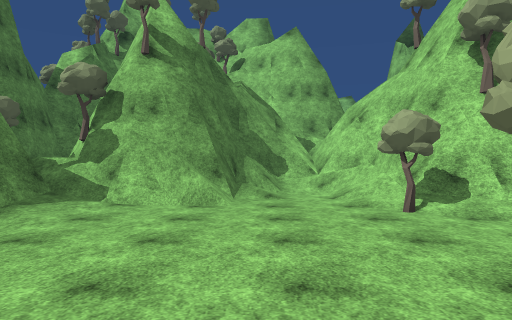
view 1 (above)

21 first-person views from a walk through a scene from a Unity 3-D project. The camera is 1.5 m above the floor, looks level and sees 70° across. The floor is counted in squares, 2 m on a side. Each view is taken from the middle of a square. On the plan, view 1 faces up. The plan holds only what a view shows up to about 11 squares ahead; the rest is blank. The place goes on beyond the plan. The player character is not drawn. Some surface patterns are stand-ins.

view 2
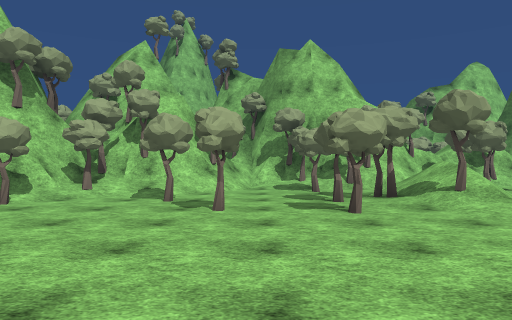

view 3
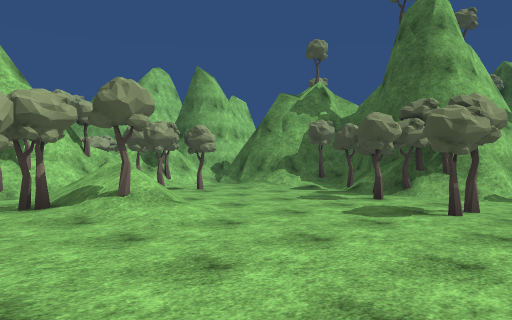

view 4
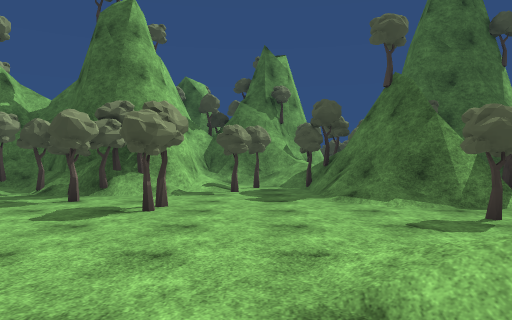

view 5
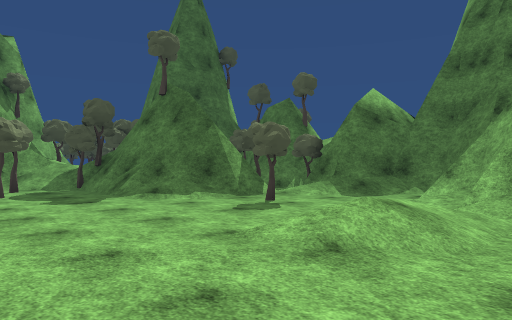

view 6
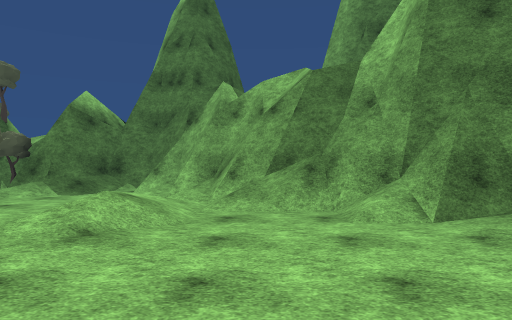

view 7
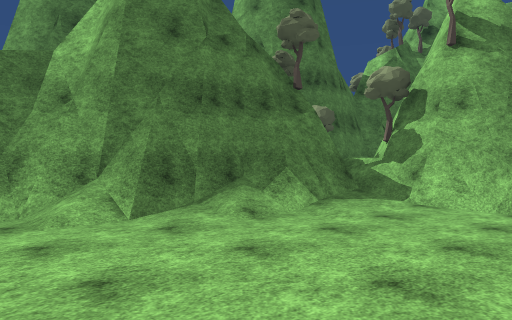

view 8
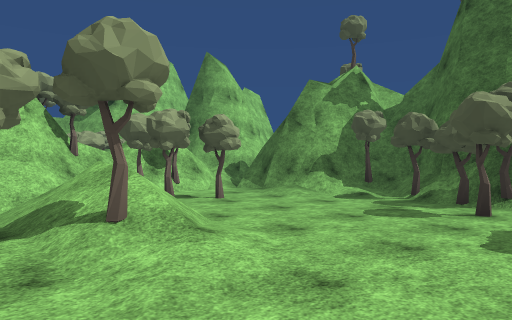

view 9
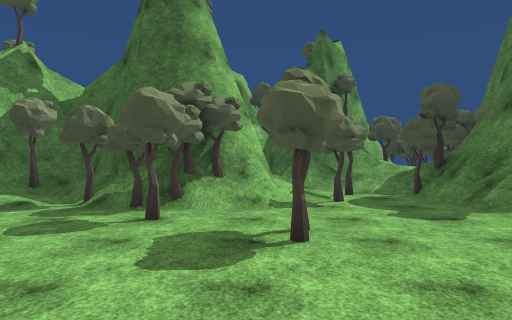

view 10
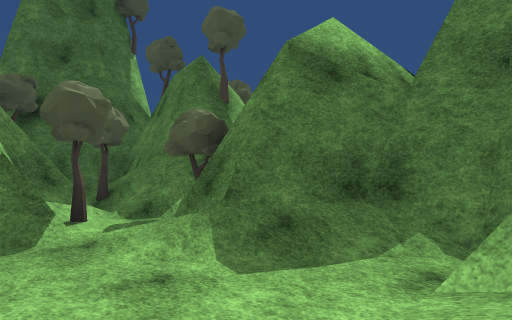

view 11
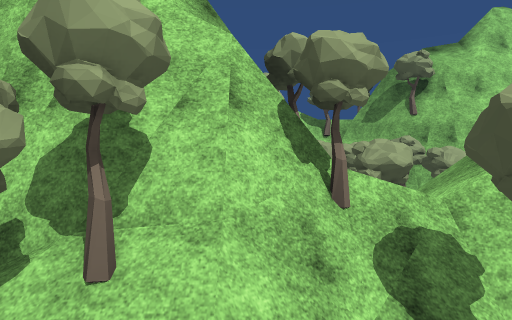

view 12
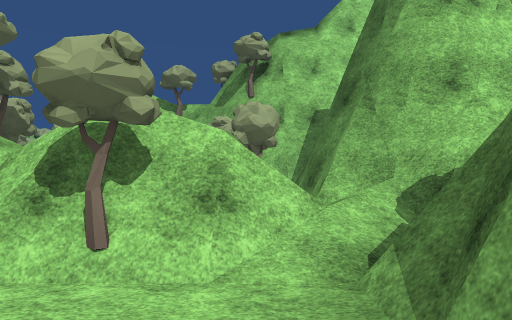

view 13
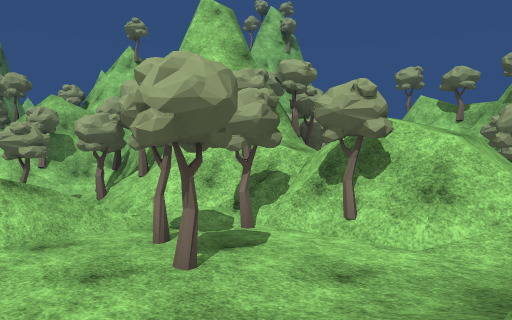

view 14
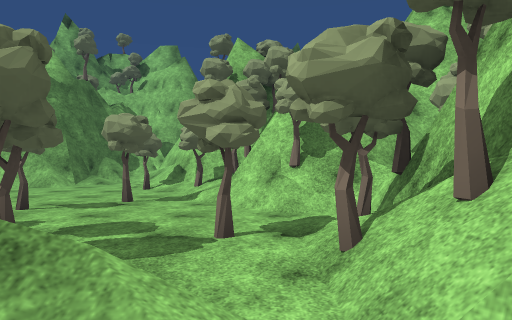

view 15
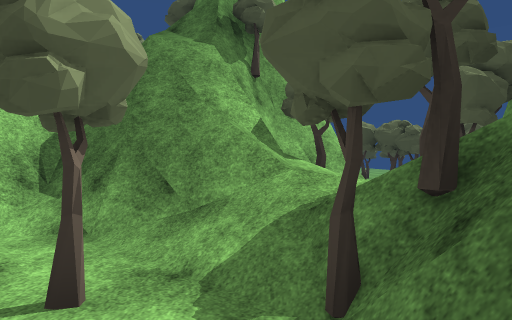

view 16
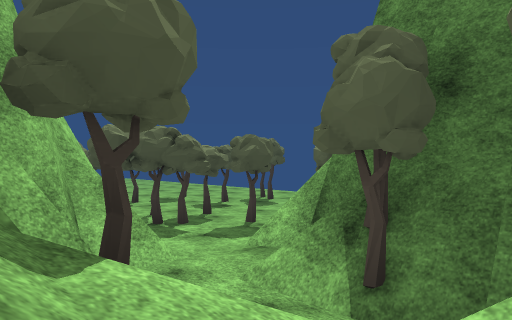

view 17
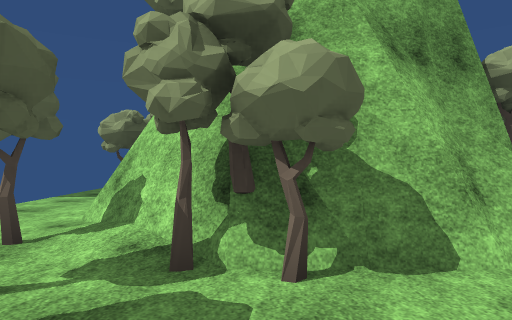

view 18
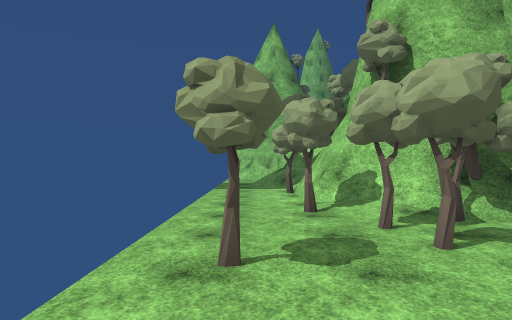

view 19
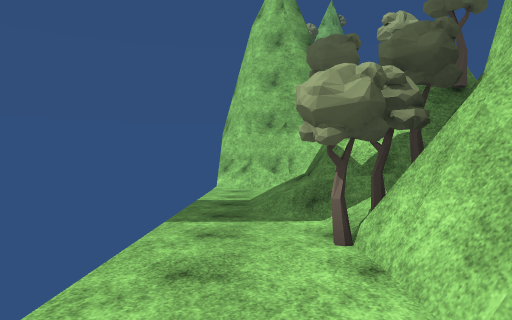

view 20
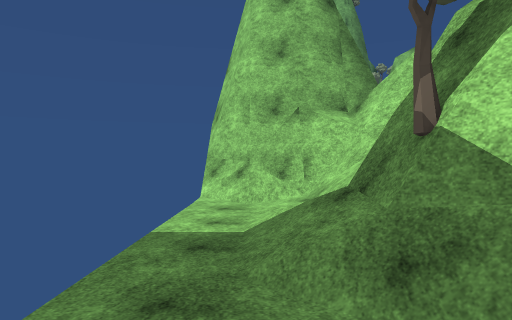

view 21
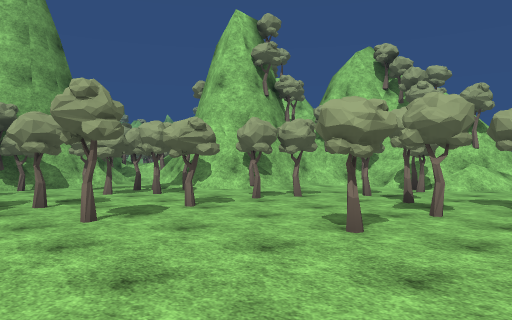

### Floor plan
Key: @ floor where view 1 was taken; # wall or solid block; . floor; / step, stairs or slope; = window, fence, low wall or low ledge; v drop or lower ground; T tree; O other object.
Columns run from 13 left of view 1 to 14 right of it. Each row starts with its distance up from view 1.
  9             #####
  8          ####/./#
  7          ####/./#
  6          #///../##
  5         ##/....T/TT#
  4         ##......./T#
  3        ##/......T/###
  2       ###.....T.../T##
  1       #/.........../#
  0      ##/.....@T.T.TT#
 -1     ##////......T../#
 -2    ##/.///..../TT/.T#
 -3    #/........./////=####
 -4 #####/............./### O  #
 -5 .####/.T....T.....TT# TTT  #
 -6 .//vTT##....T.....T.T    T##
 -7 /##T//##=....T.../..#  TT##
 -8 /T##T####.../TTT/####=####
 -9 //##=####.T/####T#  ###
-10 .T######TTT/#  ###   #
-11 .T   ###T///#
-12 .#   #TT/=###
-13 .##  #//TT###
-14 .T/T##..###
-15 .T#T...##
-16 T.T.TT/##
-17 ....TTT###
-18  T...T..O##
-19 .O.T.....///
-20   .TT.TT...O#
-21   ......T.T###
-22  ......T..T/T#
-23  ...TTT....//#
-24   ......T.
-25  . ..

Where each view was taken, in squares from view 1:
view 1: 0 up, 0 right, facing up
view 2: 1 up, 4 left, facing right
view 3: 0 up, 3 left, facing down-right
view 4: 0 up, 3 left, facing down
view 5: 0 up, 1 left, facing down-left
view 6: 0 up, 0 right, facing left
view 7: 0 up, 0 right, facing up-left
view 8: 1 down, 1 left, facing down-right
view 9: 2 down, 1 left, facing down
view 10: 2 down, 6 left, facing down-left
view 11: 3 down, 4 right, facing right
view 12: 7 down, 4 right, facing right
view 13: 8 down, 3 right, facing up-right
view 14: 4 down, 5 right, facing up
view 15: 8 down, 4 left, facing down
view 16: 11 down, 4 left, facing down-left
view 17: 17 down, 10 left, facing up
view 18: 19 down, 13 left, facing up
view 19: 14 down, 13 left, facing up
view 20: 11 down, 13 left, facing up
view 21: 25 down, 12 left, facing up-right
